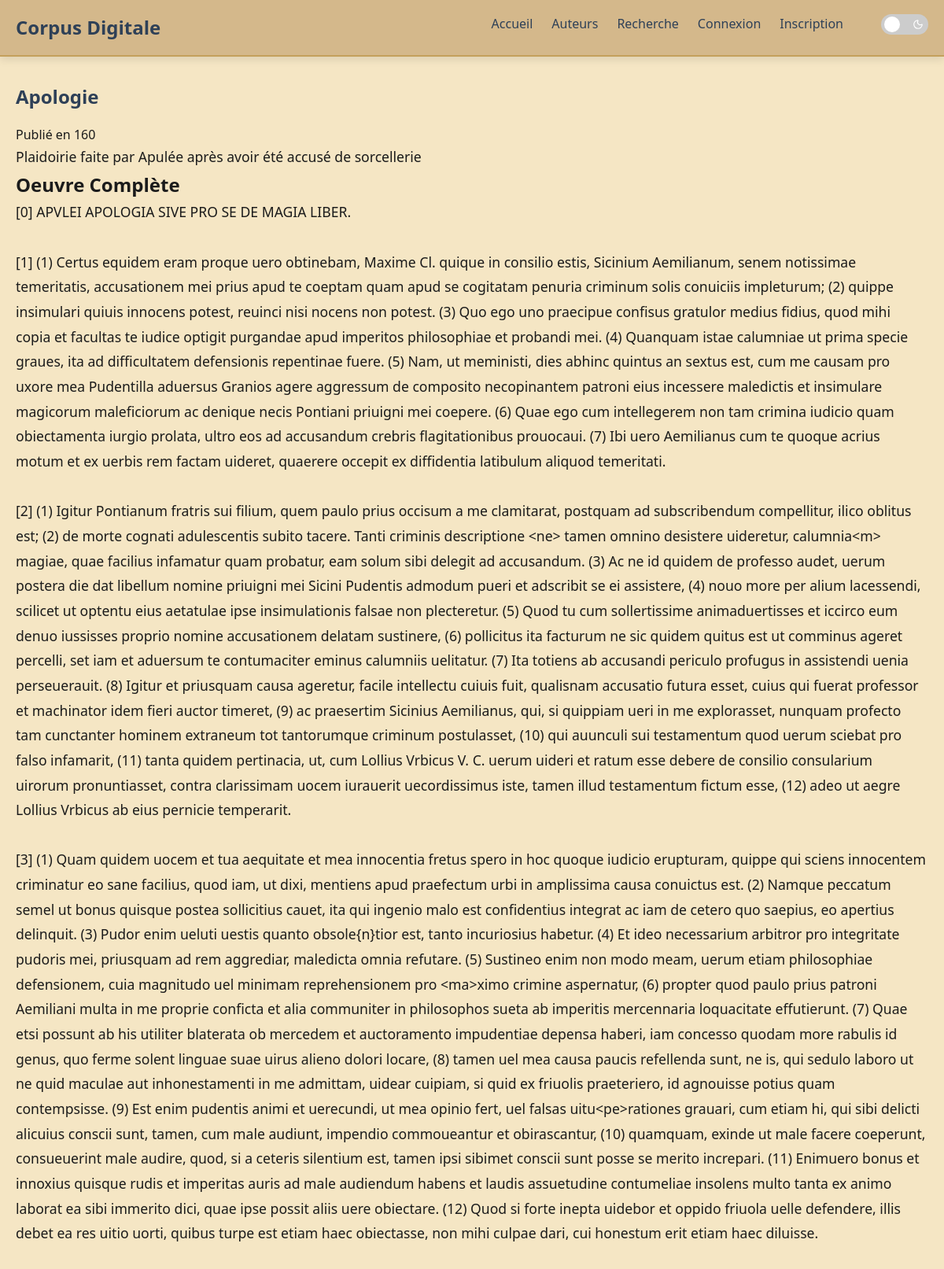
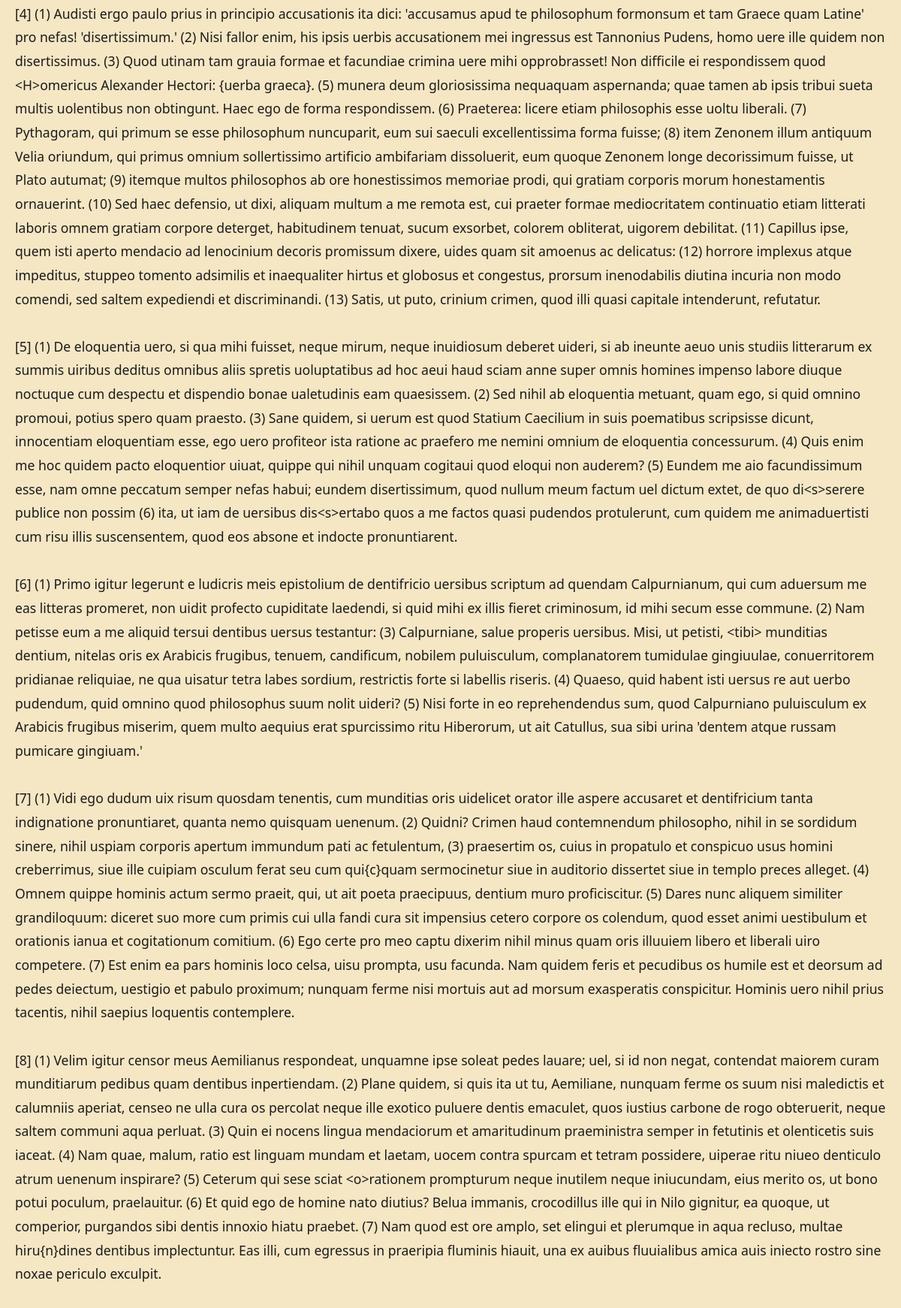
The page /authors/apulee/books/apologie/chapters/1 (upper part) on the database its author committed (2 pictures, top to bottom).
### tables this page shows
CREATE TABLE chapters (
    chapter_id INTEGER PRIMARY KEY AUTO_INCREMENT,
    book_id INTEGER NOT NULL,
    title VARCHAR(255),
    chapter_number INTEGER NOT NULL,
    content LONGTEXT NOT NULL,
    FOREIGN KEY (book_id) REFERENCES books(book_id)
);

CREATE TABLE books (
    book_id INTEGER PRIMARY KEY AUTO_INCREMENT,
    author_id INTEGER NOT NULL,
    title VARCHAR(255) NOT NULL,
    url_title VARCHAR(255) NOT NULL,
    publication_year INTEGER,
    description TEXT,
    FOREIGN KEY (author_id) REFERENCES authors(author_id)
);

### includes/utils.php (called while the page is built, shortened)
<?php
function h(string $text): string {
    return htmlspecialchars($text, ENT_QUOTES, 'UTF-8');
}

### content/chapter.php (the view, shortened to what this page needs)
<?php
include 'includes/header.php';
?>
<?php
$db = getDbConnection();
$query = "SELECT
    books.book_id, books.title AS book_title, books.publication_year, books.description,
    chapters.title AS chapter_title, chapters.chapter_number, chapters.content
FROM chapters
    JOIN books ON chapters.book_id = books.book_id
WHERE books.url_title = :title
    AND chapters.chapter_number = :chapter_number";
$stmt = $db->prepare($query);
$stmt->bindParam(":title", $book);
$stmt->bindParam(":chapter_number", $chapter);
$stmt->execute();
$result = $stmt->fetch(PDO::FETCH_ASSOC);
$book_info = [
    'title' => $result['book_title'],
    'publication_year' => $result['publication_year'],
    'description' => $result['description']
];
$chapter_info = [
    'title' => $result['chapter_title'],
    'chapter_number' => $result['chapter_number'],
    'content' => $result['content']
];
?>
<div class="container">
    <?php if ($book_info && $chapter_info): ?>
        <div class="book-header">
            <h1 class="card-title"><?php echo h($book_info['title']); ?></h1>
            <p class="book-year">
                <?php echo ($book_info['publication_year'] ? 'Publié en ' . $book_info['publication_year'] : 'Date de publication inconnue'); ?>
            </p>
            <div class="text-content">
                <?php echo nl2br(h($book_info['description'] ?: 'Aucune description disponible.')); ?>
            </div>
        </div>
        <div class="chapter-content">
            <h2><?php echo h($chapter_info['title'] ?: 'Chapitre ' . $chapter_info['chapter_number']); ?></h2>
            <div class="text-content">
                <?php echo nl2br(h($chapter_info['content'])); ?>
            </div>
        </div>
    <?php else: ?>
        <p>Chapitre non trouvé.</p>
    <?php endif; ?>
</div>
<?php include 'includes/footer.php'; ?>

### router.php (shortened to what this page needs)
<?php
$requestUri = $_SERVER['REQUEST_URI'];
class Router {
    private $routes = [];
    public function addRoute(string $method, string $path, $handler): Router {
        $this->routes[] = [
            'method' => $method,
            'path' => $path,
            'handler' => $handler
        ];
        return $this;
    }
    public function setNotFoundHandler(callable $handler): Router {
        return $this;
    }
    public function handleRequest(string $requestMethod, string $requestPath): bool {
        try {
            $requestPath = parse_url($requestPath, PHP_URL_PATH);
            $requestPath = trim($requestPath, '/');
            foreach ($this->routes as $route) {
                $pattern = $this->convertRouteToPattern($route['path']);
                if (preg_match($pattern, $requestPath, $matches)) {
                    array_shift($matches);
                    return $this->executeHandler($route['handler'], $matches);
                }
            }
            return false;
        } catch (Throwable $e) {
            header("HTTP/1.0 500 Internal Server Error");
            ob_clean();
            if (isset($_SERVER['HTTP_ACCEPT']) && strpos($_SERVER['HTTP_ACCEPT'], 'application/json') !== false) {
                header('Content-Type: application/json');
                echo json_encode(['error' => 'Internal Server Error', 'message' => $e->getMessage()]);
            } else {
                ob_clean();
                include "errors/500.php";
            }
            return false;
        }
    }
    private function convertRouteToPattern(string $route): string {
        $route = preg_replace('~\{([^/]+)}~', '([^/]+)', $route);
        return '~^' . $route . '$~';
    }
    private function executeHandler($handler, array $params = []): bool {
        if (is_callable($handler)) {
            return $handler(...$params) !== false;
        } elseif (is_string($handler) && file_exists($handler)) {
            extract($params, EXTR_SKIP);
            include $handler;
            return true;
        } elseif (is_array($handler) && count($handler) === 2) {
            $file = $handler[0];
            $variables = $handler[1];
            foreach ($variables as $key => $value) {
                if (is_string($value) && substr($value,0, 1) === '$') {
                    $index = (int)substr($value, 1) - 1;
                    if (isset($params[$index])) {
                        $variables[$key] = $params[$index];
                    }
                }
            }
            extract($variables, EXTR_SKIP);
            require $file;
            return true;
        }
        return false;
    }
}
$router = new Router();
$router->addRoute('GET', '', 'index.php')
    ->addRoute('GET', 'index', 'index.php')
    ->addRoute('GET', 'index.php', 'index.php')
    ->addRoute('GET', 'search', 'research/search.php')
    ->addRoute('GET', 'authors', 'research/authors.php')
    ->addRoute('GET', 'authors/{author}', ['content/author.php', ['author' => '$1']])
    ->addRoute('GET', 'authors/{author}/books/{book}', ['content/book.php', ['author' => '$1', 'book' => '$2']])
    ->addRoute('GET', 'authors/{author}/books/{book}/chapters/{chapter}', ['content/chapter.php', ['author' => '$1', 'book' => '$2', 'chapter' => '$3']])
    ->addRoute('GET', 'suggestions/suggest', 'content/suggestions/suggest.php')
    ->addRoute('GET', 'suggestions/my/suggestions', 'content/suggestions/my-suggestions.php')
    ->addRoute('GET', 'suggestions/{suggestionId}/view', ['content/suggestions/view.php', ['suggestionId' => '$1']])
    ->addRoute('GET', 'suggestions/{suggestionId}/edit', ['content/suggestions/edit.php', ['suggestionId' => '$1']]);
$router->addRoute('GET', 'auth/login', 'account/login.php')
    ->addRoute('POST', 'auth/login', 'account/login.php')
    ->addRoute('GET', 'auth/register', 'account/register.php')
    ->addRoute('POST', 'auth/register', 'account/register.php')
    ->addRoute('GET', 'auth/logout', 'account/logout.php')
    ->addRoute('GET', 'account', 'account/account.php')
    ->addRoute('POST', 'account', 'account/account.php');
$router->addRoute('GET', 'api/authors', function() {
    header('Content-Type: application/json');
    include 'api/authors.php';
})
    ->addRoute('GET', 'api/books', function() {
        header('Content-Type: application/json');
        include 'api/books.php';
    })
    ->addRoute('GET', 'api/search', function() {
        header('Content-Type: application/json');
        include 'api/search.php';
    })
    ->addRoute('POST', 'api/suggest', function() {
        header('Content-Type: application/json');
        include 'api/suggestions/suggest.php';
    })
    ->addRoute('POST', 'api/suggestions/edit', function() {
        header('Content-Type: application/json');
        include 'api/suggestions/edit.php';
    })
    ->addRoute('GET', 'api/suggestion-details', function() {
        header('Content-Type: application/json');
        include 'api/suggestion-details.php';
    })
    ->addRoute('POST', 'api/suggestions/approve', function() {
        header('Content-Type: application/json');
        include 'api/suggestions/approve.php';
    })
    ->addRoute('POST', 'api/suggestions/reject', function() {
        header('Content-Type: application/json');
        include 'api/suggestions/reject.php';
    })
    ->addRoute('POST', 'api/suggestions/update-notes', function() {
        header('Content-Type: application/json');
        include 'api/suggestions/updateNotes.php';
    });
$router->addRoute('GET', 'admin/dashboard', 'admin/dashboard.php')
    ->addRoute('GET', 'admin/users', 'admin/users.php')
    ->addRoute('GET', 'admin/suggestions', 'admin/suggestions.php');
$router->setNotFoundHandler(function() {
    header("HTTP/1.0 404 Not Found");
    include 'errors/404.php';
});
$router->handleRequest($_SERVER['REQUEST_METHOD'], $requestUri);

### includes/header.php (shortened to what this page needs)
<?php
require_once 'includes/utils.php';
$loggedIn = isset($_SESSION['user']);
$isAdmin = $loggedIn && isset($_SESSION['user']) && $_SESSION['user']['is_admin'];
?>
<!DOCTYPE html>
<html lang="fr">
<head>
    <link rel="stylesheet" href="/assets/css/style.css">
</head>
<body>
    <header>
        <div class="container">
            <div class="logo">
                <h1><a onclick='window.location.href="/"'>Corpus Digitale</a></h1>
            </div>
            <nav id="mainNav">
                <ul>
                    <li><a onclick='window.location.href="/index"'>Accueil</a></li>
                    <li><a onclick='window.location.href="/authors"'>Auteurs</a></li>
                    <li><a onclick='window.location.href="/search"'>Recherche</a></li>
                    <?php if ($loggedIn): ?>
                        <li><a onclick='window.location.href="/suggestions/my/suggestions"'>Suggestions</a></li>
                        <?php if ($isAdmin): ?>
                            <li><a onclick='window.location.href="/admin/dashboard"'>Admin</a></li>
                        <?php endif; ?>
                        <li><a onclick='window.location.href="/account"'><?php echo h($_SESSION['user']["username"]); ?></a></li>
                        <li><a onclick='window.location.href="/auth/logout"'>Déconnexion</a></li>
                    <?php else: ?>
                        <li><a onclick='window.location.href="/auth/login"'>Connexion</a></li>
                        <li><a onclick='window.location.href="/auth/register"'>Inscription</a></li>
                    <?php endif; ?>
                    <li class="dark-mode-container">
                        <label class="dark-mode-toggle">
                            <span class="slider">
                                <i data-lucide="sun" class="icon-light"></i>
                                <i data-lucide="moon" class="icon-dark"></i>
                            </span>
                        </label>
                    </li>
                </ul>
            </nav>
        </div>
    </header>
    <main>

### assets/css/style.css (style rules this page uses)
:root { --primary-color: #2E4057; --secondary-color: #C4A05C; --text-color: #1B1B1B; --light-color: #F5E6C4; --accent-color: #9B2C2C; --danger-color: #B22222; --success-color: #4A7C59; --card-bg: #FDF6E3; --border-color: #C4A05C; --shadow-color: #0000001a; --header-bg: #D4B88B; }
* { margin: 0; padding: 0; box-sizing: border-box; }
body { font-family: 'Segoe UI', Tahoma, Geneva, Verdana, sans-serif; line-height: 1.6; color: var(--text-color); background-color: var(--light-color); }
a { color: var(--primary-color); text-decoration: none; cursor: pointer; }
.container { max-width: 1200px; margin: 0 auto; padding: 0 20px; }
header { background-color: var(--header-bg); box-shadow: 0 4px 10px var(--shadow-color); padding: 1rem 0; border-bottom: 2px solid var(--border-color); }
header .container { display: flex; justify-content: space-between; align-items: center; position: relative; }
.logo h1 { font-size: 1.5rem; font-weight: 700; }
.logo a { color: var(--primary-color); }
main { min-height: calc(100vh - 160px); padding: 2rem 0; }
nav ul { display: flex; list-style: none; }
nav li { margin-left: 1.5rem; }
.dark-mode-container { display: flex; align-items: center; }
.dark-mode-toggle { position: relative; display: inline-block; width: 60px; height: 26px; margin-left: 1.5rem; }
.slider { position: absolute; cursor: pointer; top: 0; left: 0; right: 0; bottom: 0; background-color: #ccc; transition: .4s; border-radius: 34px; display: flex; align-items: center; justify-content: space-between; padding: 0 4px; }
.slider:before { position: absolute; content: ""; height: 20px; width: 20px; left: 4px; bottom: 3px; background-color: white; transition: .4s; border-radius: 50%; z-index: 2; }
.icon-light, .icon-dark { width: 14px; height: 14px; color: white; z-index: 1; }
.icon-light { margin-left: 2px; }
.icon-dark { margin-right: 2px; }
.card-title { font-size: 1.5rem; margin-bottom: 1rem; color: var(--primary-color); }
label { display: block; margin-bottom: 0.5rem; font-weight: 600; }
.text-content { line-height: 1.8; font-size: 1.1rem; }

### rows shown on the page
chapters: book.title "Apologie", book.publication_year "160", book.description "Plaidoirie faite par Apulée après avoir été accusé de sorcellerie", title "Oeuvre Complète", content "[0] APVLEI APOLOGIA SIVE PRO SE DE MAGIA LIBER. [1] (1) Certus equidem eram proque uero obtinebam, Maxime Cl. quique in consilio estis, Sicinium Aemilianum, senem notissimae temeritatis, accusationem mei prius apud te coeptam quam apud se cogitatam penuria criminum solis conuiciis impleturum; (2) quippe insimulari quiuis innocens potest, reuinci nisi nocens non potest. (3) Quo ego uno praecipue confisus gratulor medius fidius, quod mihi copia et facultas te iudice optigit purgandae apud imperitos philosophiae et probandi mei. (4) Quanquam istae calumniae ut prima specie graues, ita ad difficultatem defensionis repentinae fuere. (5) Nam, ut meministi, dies abhinc quintus an sextus est, cum…"
